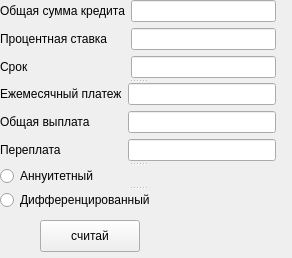
<?xml version="1.0" encoding="UTF-8"?>
<ui version="4.0">
 <class>credit</class>
 <widget class="QWidget" name="credit">
  <property name="geometry">
   <rect>
    <x>0</x>
    <y>0</y>
    <width>292</width>
    <height>258</height>
   </rect>
  </property>
  <property name="windowTitle">
   <string>Form</string>
  </property>
  <widget class="QSplitter" name="splitter_2">
   <property name="geometry">
    <rect>
     <x>0</x>
     <y>0</y>
     <width>276</width>
     <height>210</height>
    </rect>
   </property>
   <property name="orientation">
    <enum>Qt::Vertical</enum>
   </property>
   <widget class="QWidget" name="layoutWidget">
    <layout class="QFormLayout" name="formLayout">
     <item row="0" column="0">
      <widget class="QLabel" name="label">
       <property name="text">
        <string>Общая сумма кредита</string>
       </property>
      </widget>
     </item>
     <item row="0" column="1">
      <widget class="QLineEdit" name="lineEdit_total_credit_amount"/>
     </item>
     <item row="1" column="0">
      <widget class="QLabel" name="label_2">
       <property name="text">
        <string>Процентная ставка</string>
       </property>
      </widget>
     </item>
     <item row="1" column="1">
      <widget class="QLineEdit" name="lineEdit_interes_rate"/>
     </item>
     <item row="2" column="0">
      <widget class="QLabel" name="label_3">
       <property name="text">
        <string>Срок</string>
       </property>
      </widget>
     </item>
     <item row="2" column="1">
      <widget class="QLineEdit" name="lineEdit_term"/>
     </item>
    </layout>
   </widget>
   <widget class="QWidget" name="layoutWidget">
    <layout class="QFormLayout" name="formLayout_2">
     <item row="0" column="0">
      <widget class="QLabel" name="label_6">
       <property name="text">
        <string>Ежемесячный платеж</string>
       </property>
      </widget>
     </item>
     <item row="0" column="1">
      <widget class="QLineEdit" name="lineEdit_monthly_payment"/>
     </item>
     <item row="1" column="0">
      <widget class="QLabel" name="label_5">
       <property name="text">
        <string>Общая выплата</string>
       </property>
      </widget>
     </item>
     <item row="1" column="1">
      <widget class="QLineEdit" name="lineEdit_total_payment"/>
     </item>
     <item row="2" column="0">
      <widget class="QLabel" name="label_4">
       <property name="text">
        <string>Переплата</string>
       </property>
      </widget>
     </item>
     <item row="2" column="1">
      <widget class="QLineEdit" name="lineEdit_overpayment"/>
     </item>
    </layout>
   </widget>
   <widget class="QSplitter" name="splitter">
    <property name="orientation">
     <enum>Qt::Vertical</enum>
    </property>
    <widget class="QRadioButton" name="radioButton_Annuity">
     <property name="text">
      <string>Аннуитетный</string>
     </property>
    </widget>
    <widget class="QRadioButton" name="radioButton_Differentiated">
     <property name="text">
      <string>Дифференцированный</string>
     </property>
    </widget>
   </widget>
  </widget>
  <widget class="QPushButton" name="pushButton_credit">
   <property name="geometry">
    <rect>
     <x>40</x>
     <y>220</y>
     <width>100</width>
     <height>32</height>
    </rect>
   </property>
   <property name="text">
    <string>считай</string>
   </property>
  </widget>
 </widget>
 <resources/>
 <connections/>
</ui>
